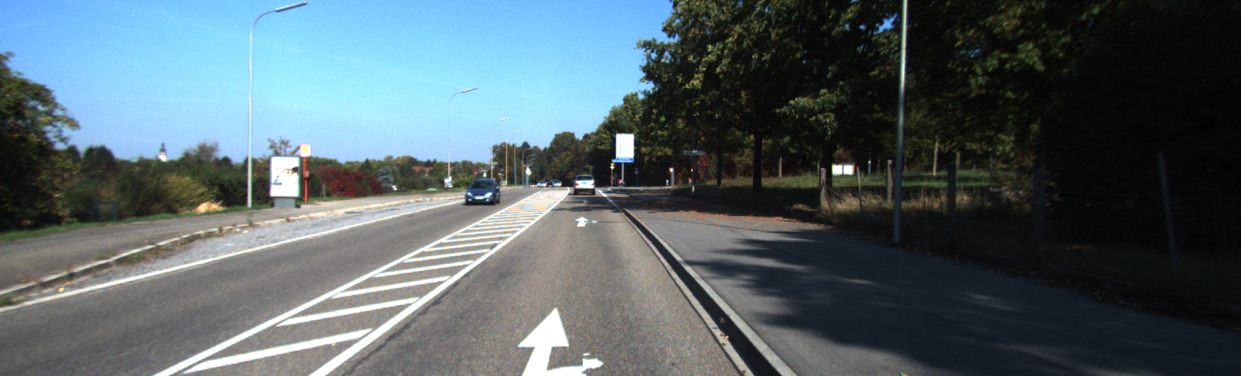
#> input picture fuzzing/background/4.png, 1241 x 376 px
$ python img_scale.py
#> lines starting #> are read from the running program, lines starting #| are printed output that depends on the picture
import cv2
import numpy as np
from yaml import load
def load_bg(path, h=416, w=416):
#> called with path = './fuzzing/background/4.png', h = 416, w = 416
        img = cv2.imread(path)
#> img is the input picture: shape (376, 1241, 3); mean B, G, R 104, 98.9, 84.3
        # background = cv2.resize(background, (h, w))
        # background = background[:, :, ::-1] / 255.0

        inp_dim = (416, 416)
        img_w, img_h = img.shape[1], img.shape[0]
#> img_w = 1241; img_h = 376
        print(img_w, img_h)
#| 1241 376
        w, h = inp_dim
        new_w = int(img_w * min(w/img_w, h/img_h))
#> new_w = 416
        new_h = int(img_h * min(w/img_w, h/img_h))
#> new_h = 126
        print(new_w, new_h)
#| 416 126
        resized_image = cv2.resize(img, (new_w,new_h), interpolation = cv2.INTER_CUBIC)
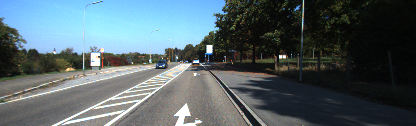
#> resized_image: shape (126, 416, 3); mean B, G, R 103.9, 98.8, 84.3

        # impath = "./fuzzing/background/1.png"
        # img = cv2.imread(impath, 0)
        canvas = np.full((inp_dim[0], inp_dim[1], 3), 128)

        canvas[(h-new_h)//2:(h-new_h)//2 + new_h,(w-new_w)//2:(w-new_w)//2 + new_w,  :] = resized_image
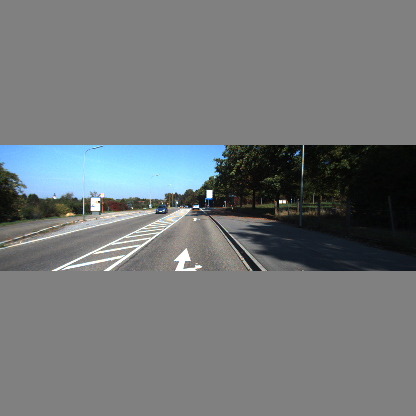
#> canvas: shape (416, 416, 3) int64; mean B, G, R 120.7, 119.2, 114.7
        cv2.imwrite('new.jpg', canvas)
        # canvas = canvas[:, :, ::-1] / 255.0

        # self.background = canvas.astype(np.float32)

if __name__ == '__main__':
    path = "./fuzzing/background/4.png"
    load_bg(path)

$ run again, with fuzzing/background/2.png copied over fuzzing/background/4.png
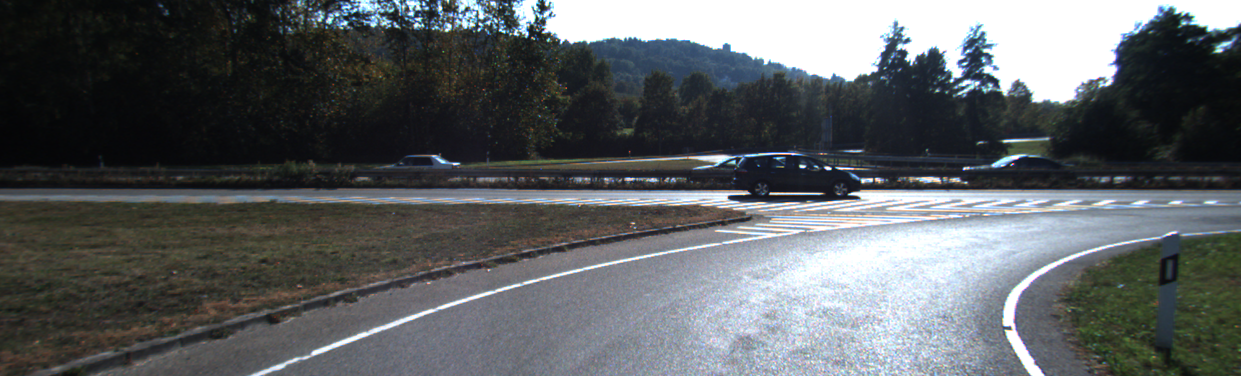
#> input picture fuzzing/background/2.png, 1241 x 376 px
#> in load_bg, img is the input picture: shape (376, 1241, 3); mean B, G, R 98.1, 95.8, 91.9
#| 1241 376
#| 416 126
#> in load_bg, `resized_image = cv2.resize(img, (new_w,new_h), interpolation = cv2.INT..`:
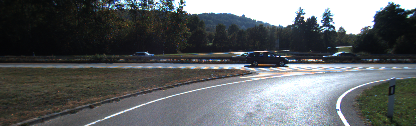
#> resized_image: shape (126, 416, 3); mean B, G, R 97.9, 95.8, 92
#> in load_bg, `canvas[(h-new_h)//2:(h-new_h)//2 + new_h,(w-new_w)//2:(w-new_w)//2 + n..`:
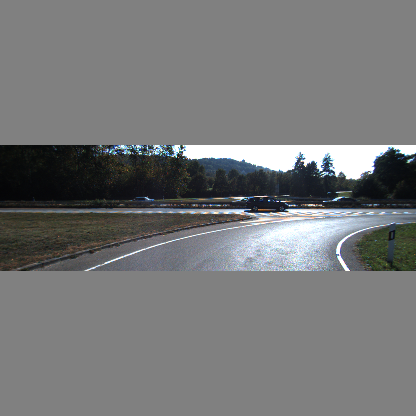
#> canvas: shape (416, 416, 3) int64; mean B, G, R 118.9, 118.2, 117.1

$ run again, with fuzzing/background/3.png copied over fuzzing/background/4.png
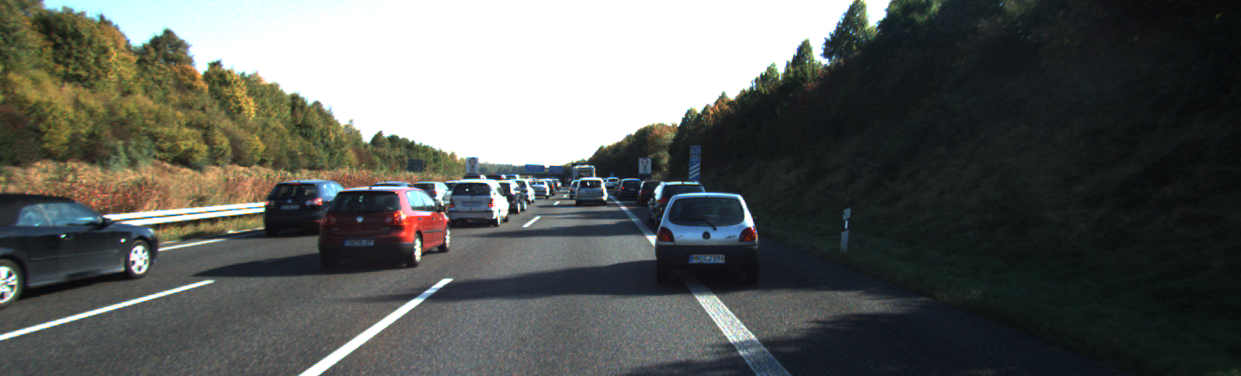
#> input picture fuzzing/background/3.png, 1241 x 376 px
#> in load_bg, img is the input picture: shape (376, 1241, 3); mean B, G, R 91.1, 94.5, 91.9
#| 1241 376
#| 416 126
#> in load_bg, `resized_image = cv2.resize(img, (new_w,new_h), interpolation = cv2.INT..`:
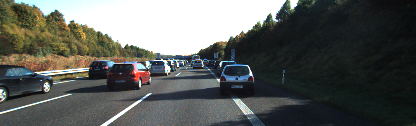
#> resized_image: shape (126, 416, 3); mean B, G, R 91.1, 94.5, 91.7
#> in load_bg, `canvas[(h-new_h)//2:(h-new_h)//2 + new_h,(w-new_w)//2:(w-new_w)//2 + n..`:
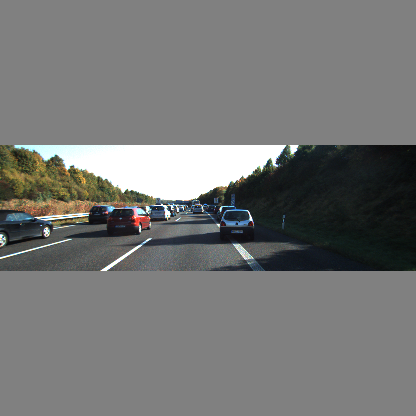
#> canvas: shape (416, 416, 3) int64; mean B, G, R 116.8, 117.9, 117
